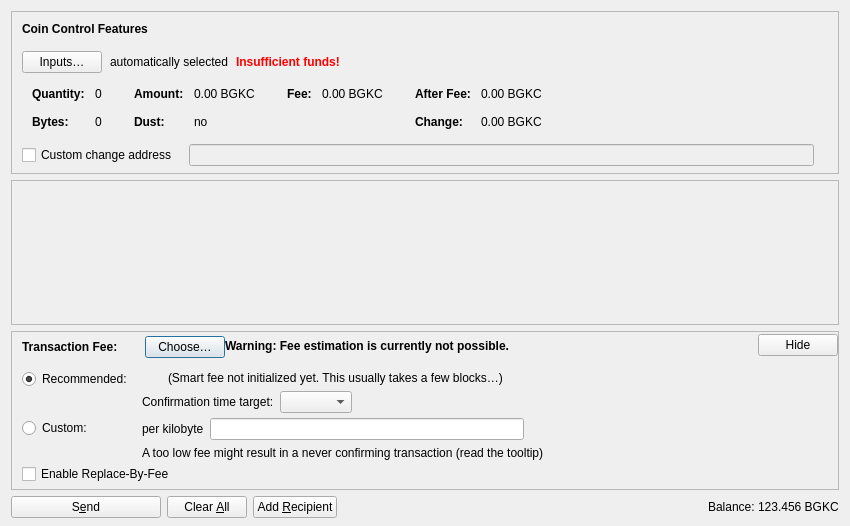
<?xml version="1.0" encoding="UTF-8"?>
<ui version="4.0">
 <class>SendCoinsDialog</class>
 <widget class="QDialog" name="SendCoinsDialog">
  <property name="geometry">
   <rect>
    <x>0</x>
    <y>0</y>
    <width>850</width>
    <height>526</height>
   </rect>
  </property>
  <property name="windowTitle">
   <string>Send Coins</string>
  </property>
  <layout class="QVBoxLayout" name="verticalLayout" stretch="0,1,0,0">
   <property name="bottomMargin">
    <number>8</number>
   </property>
   <item>
    <widget class="QFrame" name="frameCoinControl">
     <property name="sizePolicy">
      <sizepolicy hsizetype="Expanding" vsizetype="Expanding">
       <horstretch>0</horstretch>
       <verstretch>0</verstretch>
      </sizepolicy>
     </property>
     <property name="maximumSize">
      <size>
       <width>16777215</width>
       <height>16777215</height>
      </size>
     </property>
     <property name="frameShape">
      <enum>QFrame::StyledPanel</enum>
     </property>
     <property name="frameShadow">
      <enum>QFrame::Sunken</enum>
     </property>
     <layout class="QVBoxLayout" name="verticalLayoutCoinControl2">
      <property name="spacing">
       <number>0</number>
      </property>
      <property name="leftMargin">
       <number>0</number>
      </property>
      <property name="topMargin">
       <number>0</number>
      </property>
      <property name="rightMargin">
       <number>0</number>
      </property>
      <property name="bottomMargin">
       <number>6</number>
      </property>
      <item>
       <layout class="QVBoxLayout" name="verticalLayoutCoinControl" stretch="0,0,0,0,1">
        <property name="spacing">
         <number>0</number>
        </property>
        <property name="leftMargin">
         <number>10</number>
        </property>
        <property name="topMargin">
         <number>10</number>
        </property>
        <item>
         <layout class="QHBoxLayout" name="horizontalLayoutCoinControl1">
          <property name="bottomMargin">
           <number>15</number>
          </property>
          <item>
           <widget class="QLabel" name="labelCoinControlFeatures">
            <property name="sizePolicy">
             <sizepolicy hsizetype="Preferred" vsizetype="Maximum">
              <horstretch>0</horstretch>
              <verstretch>0</verstretch>
             </sizepolicy>
            </property>
            <property name="font">
             <font>
              <weight>75</weight>
              <bold>true</bold>
             </font>
            </property>
            <property name="styleSheet">
             <string notr="true">font-weight:bold;</string>
            </property>
            <property name="text">
             <string>Coin Control Features</string>
            </property>
           </widget>
          </item>
         </layout>
        </item>
        <item>
         <layout class="QHBoxLayout" name="horizontalLayoutCoinControl2" stretch="0,0,0,0">
          <property name="spacing">
           <number>8</number>
          </property>
          <property name="bottomMargin">
           <number>10</number>
          </property>
          <item>
           <widget class="QPushButton" name="pushButtonCoinControl">
            <property name="styleSheet">
             <string notr="true"/>
            </property>
            <property name="text">
             <string>Inputs…</string>
            </property>
            <property name="autoDefault">
             <bool>false</bool>
            </property>
           </widget>
          </item>
          <item>
           <widget class="QLabel" name="labelCoinControlAutomaticallySelected">
            <property name="text">
             <string>automatically selected</string>
            </property>
            <property name="margin">
             <number>5</number>
            </property>
           </widget>
          </item>
          <item>
           <widget class="QLabel" name="labelCoinControlInsuffFunds">
            <property name="font">
             <font>
              <weight>75</weight>
              <bold>true</bold>
             </font>
            </property>
            <property name="styleSheet">
             <string notr="true">color:red;font-weight:bold;</string>
            </property>
            <property name="text">
             <string>Insufficient funds!</string>
            </property>
            <property name="margin">
             <number>5</number>
            </property>
           </widget>
          </item>
          <item>
           <spacer name="horizontalSpacerCoinControl">
            <property name="orientation">
             <enum>Qt::Horizontal</enum>
            </property>
            <property name="sizeHint" stdset="0">
             <size>
              <width>40</width>
              <height>1</height>
             </size>
            </property>
           </spacer>
          </item>
         </layout>
        </item>
        <item>
         <widget class="QWidget" name="widgetCoinControl" native="true">
          <property name="sizePolicy">
           <sizepolicy hsizetype="Preferred" vsizetype="Preferred">
            <horstretch>0</horstretch>
            <verstretch>0</verstretch>
           </sizepolicy>
          </property>
          <property name="minimumSize">
           <size>
            <width>0</width>
            <height>0</height>
           </size>
          </property>
          <property name="styleSheet">
           <string notr="true"/>
          </property>
          <layout class="QHBoxLayout" name="horizontalLayoutCoinControl5">
           <property name="leftMargin">
            <number>0</number>
           </property>
           <property name="topMargin">
            <number>0</number>
           </property>
           <property name="rightMargin">
            <number>0</number>
           </property>
           <property name="bottomMargin">
            <number>0</number>
           </property>
           <item>
            <layout class="QHBoxLayout" name="horizontalLayoutCoinControl3" stretch="0,0,0,1">
             <property name="spacing">
              <number>20</number>
             </property>
             <property name="topMargin">
              <number>0</number>
             </property>
             <property name="bottomMargin">
              <number>10</number>
             </property>
             <item>
              <layout class="QFormLayout" name="formLayoutCoinControl1">
               <property name="horizontalSpacing">
                <number>10</number>
               </property>
               <property name="verticalSpacing">
                <number>14</number>
               </property>
               <property name="leftMargin">
                <number>10</number>
               </property>
               <property name="topMargin">
                <number>4</number>
               </property>
               <property name="rightMargin">
                <number>6</number>
               </property>
               <item row="0" column="0">
                <widget class="QLabel" name="labelCoinControlQuantityText">
                 <property name="font">
                  <font>
                   <weight>75</weight>
                   <bold>true</bold>
                  </font>
                 </property>
                 <property name="text">
                  <string>Quantity:</string>
                 </property>
                 <property name="margin">
                  <number>0</number>
                 </property>
                </widget>
               </item>
               <item row="0" column="1">
                <widget class="QLabel" name="labelCoinControlQuantity">
                 <property name="cursor">
                  <cursorShape>IBeamCursor</cursorShape>
                 </property>
                 <property name="contextMenuPolicy">
                  <enum>Qt::ActionsContextMenu</enum>
                 </property>
                 <property name="text">
                  <string notr="true">0</string>
                 </property>
                 <property name="margin">
                  <number>0</number>
                 </property>
                 <property name="textInteractionFlags">
                  <set>Qt::LinksAccessibleByMouse|Qt::TextSelectableByKeyboard|Qt::TextSelectableByMouse</set>
                 </property>
                </widget>
               </item>
               <item row="1" column="0">
                <widget class="QLabel" name="labelCoinControlBytesText">
                 <property name="font">
                  <font>
                   <weight>75</weight>
                   <bold>true</bold>
                  </font>
                 </property>
                 <property name="text">
                  <string>Bytes:</string>
                 </property>
                </widget>
               </item>
               <item row="1" column="1">
                <widget class="QLabel" name="labelCoinControlBytes">
                 <property name="cursor">
                  <cursorShape>IBeamCursor</cursorShape>
                 </property>
                 <property name="contextMenuPolicy">
                  <enum>Qt::ActionsContextMenu</enum>
                 </property>
                 <property name="text">
                  <string notr="true">0</string>
                 </property>
                 <property name="textInteractionFlags">
                  <set>Qt::LinksAccessibleByMouse|Qt::TextSelectableByKeyboard|Qt::TextSelectableByMouse</set>
                 </property>
                </widget>
               </item>
              </layout>
             </item>
             <item>
              <layout class="QFormLayout" name="formLayoutCoinControl2">
               <property name="horizontalSpacing">
                <number>10</number>
               </property>
               <property name="verticalSpacing">
                <number>14</number>
               </property>
               <property name="leftMargin">
                <number>6</number>
               </property>
               <property name="topMargin">
                <number>4</number>
               </property>
               <property name="rightMargin">
                <number>6</number>
               </property>
               <item row="0" column="0">
                <widget class="QLabel" name="labelCoinControlAmountText">
                 <property name="font">
                  <font>
                   <weight>75</weight>
                   <bold>true</bold>
                  </font>
                 </property>
                 <property name="text">
                  <string>Amount:</string>
                 </property>
                 <property name="margin">
                  <number>0</number>
                 </property>
                </widget>
               </item>
               <item row="0" column="1">
                <widget class="QLabel" name="labelCoinControlAmount">
                 <property name="cursor">
                  <cursorShape>IBeamCursor</cursorShape>
                 </property>
                 <property name="contextMenuPolicy">
                  <enum>Qt::ActionsContextMenu</enum>
                 </property>
                 <property name="text">
                  <string notr="true">0.00 BGKC</string>
                 </property>
                 <property name="textInteractionFlags">
                  <set>Qt::LinksAccessibleByMouse|Qt::TextSelectableByKeyboard|Qt::TextSelectableByMouse</set>
                 </property>
                </widget>
               </item>
               <item row="1" column="0">
                <widget class="QLabel" name="labelCoinControlLowOutputText">
                 <property name="font">
                  <font>
                   <weight>75</weight>
                   <bold>true</bold>
                  </font>
                 </property>
                 <property name="text">
                  <string>Dust:</string>
                 </property>
                </widget>
               </item>
               <item row="1" column="1">
                <widget class="QLabel" name="labelCoinControlLowOutput">
                 <property name="cursor">
                  <cursorShape>IBeamCursor</cursorShape>
                 </property>
                 <property name="contextMenuPolicy">
                  <enum>Qt::ActionsContextMenu</enum>
                 </property>
                 <property name="text">
                  <string notr="true">no</string>
                 </property>
                 <property name="textInteractionFlags">
                  <set>Qt::LinksAccessibleByMouse|Qt::TextSelectableByKeyboard|Qt::TextSelectableByMouse</set>
                 </property>
                </widget>
               </item>
              </layout>
             </item>
             <item>
              <layout class="QFormLayout" name="formLayoutCoinControl3">
               <property name="horizontalSpacing">
                <number>10</number>
               </property>
               <property name="verticalSpacing">
                <number>14</number>
               </property>
               <property name="leftMargin">
                <number>6</number>
               </property>
               <property name="topMargin">
                <number>4</number>
               </property>
               <property name="rightMargin">
                <number>6</number>
               </property>
               <item row="0" column="0">
                <widget class="QLabel" name="labelCoinControlFeeText">
                 <property name="font">
                  <font>
                   <weight>75</weight>
                   <bold>true</bold>
                  </font>
                 </property>
                 <property name="text">
                  <string>Fee:</string>
                 </property>
                 <property name="margin">
                  <number>0</number>
                 </property>
                </widget>
               </item>
               <item row="0" column="1">
                <widget class="QLabel" name="labelCoinControlFee">
                 <property name="cursor">
                  <cursorShape>IBeamCursor</cursorShape>
                 </property>
                 <property name="contextMenuPolicy">
                  <enum>Qt::ActionsContextMenu</enum>
                 </property>
                 <property name="text">
                  <string notr="true">0.00 BGKC</string>
                 </property>
                 <property name="textInteractionFlags">
                  <set>Qt::LinksAccessibleByMouse|Qt::TextSelectableByKeyboard|Qt::TextSelectableByMouse</set>
                 </property>
                </widget>
               </item>
              </layout>
             </item>
             <item>
              <layout class="QFormLayout" name="formLayoutCoinControl4">
               <property name="horizontalSpacing">
                <number>10</number>
               </property>
               <property name="verticalSpacing">
                <number>14</number>
               </property>
               <property name="leftMargin">
                <number>6</number>
               </property>
               <property name="topMargin">
                <number>4</number>
               </property>
               <property name="rightMargin">
                <number>6</number>
               </property>
               <item row="0" column="0">
                <widget class="QLabel" name="labelCoinControlAfterFeeText">
                 <property name="font">
                  <font>
                   <weight>75</weight>
                   <bold>true</bold>
                  </font>
                 </property>
                 <property name="text">
                  <string>After Fee:</string>
                 </property>
                 <property name="margin">
                  <number>0</number>
                 </property>
                </widget>
               </item>
               <item row="0" column="1">
                <widget class="QLabel" name="labelCoinControlAfterFee">
                 <property name="cursor">
                  <cursorShape>IBeamCursor</cursorShape>
                 </property>
                 <property name="contextMenuPolicy">
                  <enum>Qt::ActionsContextMenu</enum>
                 </property>
                 <property name="text">
                  <string notr="true">0.00 BGKC</string>
                 </property>
                 <property name="textInteractionFlags">
                  <set>Qt::LinksAccessibleByMouse|Qt::TextSelectableByKeyboard|Qt::TextSelectableByMouse</set>
                 </property>
                </widget>
               </item>
               <item row="1" column="0">
                <widget class="QLabel" name="labelCoinControlChangeText">
                 <property name="font">
                  <font>
                   <weight>75</weight>
                   <bold>true</bold>
                  </font>
                 </property>
                 <property name="text">
                  <string>Change:</string>
                 </property>
                </widget>
               </item>
               <item row="1" column="1">
                <widget class="QLabel" name="labelCoinControlChange">
                 <property name="cursor">
                  <cursorShape>IBeamCursor</cursorShape>
                 </property>
                 <property name="contextMenuPolicy">
                  <enum>Qt::ActionsContextMenu</enum>
                 </property>
                 <property name="text">
                  <string notr="true">0.00 BGKC</string>
                 </property>
                 <property name="textInteractionFlags">
                  <set>Qt::LinksAccessibleByMouse|Qt::TextSelectableByKeyboard|Qt::TextSelectableByMouse</set>
                 </property>
                </widget>
               </item>
              </layout>
             </item>
            </layout>
           </item>
          </layout>
         </widget>
        </item>
        <item>
         <layout class="QHBoxLayout" name="horizontalLayoutCoinControl4" stretch="0,0,0">
          <property name="spacing">
           <number>12</number>
          </property>
          <property name="sizeConstraint">
           <enum>QLayout::SetDefaultConstraint</enum>
          </property>
          <property name="topMargin">
           <number>5</number>
          </property>
          <property name="rightMargin">
           <number>5</number>
          </property>
          <item>
           <widget class="QCheckBox" name="checkBoxCoinControlChange">
            <property name="toolTip">
             <string>If this is activated, but the change address is empty or invalid, change will be sent to a newly generated address.</string>
            </property>
            <property name="text">
             <string>Custom change address</string>
            </property>
           </widget>
          </item>
          <item>
           <widget class="QValidatedLineEdit" name="lineEditCoinControlChange">
            <property name="enabled">
             <bool>false</bool>
            </property>
            <property name="sizePolicy">
             <sizepolicy hsizetype="Expanding" vsizetype="Fixed">
              <horstretch>0</horstretch>
              <verstretch>0</verstretch>
             </sizepolicy>
            </property>
           </widget>
          </item>
          <item>
           <widget class="QLabel" name="labelCoinControlChangeLabel">
            <property name="sizePolicy">
             <sizepolicy hsizetype="Preferred" vsizetype="Expanding">
              <horstretch>0</horstretch>
              <verstretch>0</verstretch>
             </sizepolicy>
            </property>
            <property name="minimumSize">
             <size>
              <width>0</width>
              <height>0</height>
             </size>
            </property>
            <property name="text">
             <string/>
            </property>
            <property name="margin">
             <number>3</number>
            </property>
           </widget>
          </item>
         </layout>
        </item>
        <item>
         <spacer name="verticalSpacerCoinControl">
          <property name="orientation">
           <enum>Qt::Vertical</enum>
          </property>
          <property name="sizeHint" stdset="0">
           <size>
            <width>800</width>
            <height>1</height>
           </size>
          </property>
         </spacer>
        </item>
       </layout>
      </item>
     </layout>
    </widget>
   </item>
   <item>
    <widget class="QScrollArea" name="scrollArea">
     <property name="widgetResizable">
      <bool>true</bool>
     </property>
     <widget class="QWidget" name="scrollAreaWidgetContents">
      <property name="geometry">
       <rect>
        <x>0</x>
        <y>0</y>
        <width>830</width>
        <height>104</height>
       </rect>
      </property>
      <layout class="QVBoxLayout" name="verticalLayout_2" stretch="0,1">
       <property name="leftMargin">
        <number>0</number>
       </property>
       <property name="topMargin">
        <number>0</number>
       </property>
       <property name="rightMargin">
        <number>0</number>
       </property>
       <property name="bottomMargin">
        <number>0</number>
       </property>
       <item>
        <layout class="QVBoxLayout" name="entries">
         <property name="spacing">
          <number>6</number>
         </property>
        </layout>
       </item>
       <item>
        <spacer name="verticalSpacer">
         <property name="orientation">
          <enum>Qt::Vertical</enum>
         </property>
         <property name="sizeHint" stdset="0">
          <size>
           <width>20</width>
           <height>40</height>
          </size>
         </property>
        </spacer>
       </item>
      </layout>
     </widget>
    </widget>
   </item>
   <item>
    <widget class="QFrame" name="frameFee">
     <property name="sizePolicy">
      <sizepolicy hsizetype="Expanding" vsizetype="Expanding">
       <horstretch>0</horstretch>
       <verstretch>0</verstretch>
      </sizepolicy>
     </property>
     <property name="maximumSize">
      <size>
       <width>16777215</width>
       <height>16777215</height>
      </size>
     </property>
     <property name="frameShape">
      <enum>QFrame::StyledPanel</enum>
     </property>
     <property name="frameShadow">
      <enum>QFrame::Sunken</enum>
     </property>
     <layout class="QVBoxLayout" name="verticalLayoutFee1">
      <property name="spacing">
       <number>0</number>
      </property>
      <property name="leftMargin">
       <number>0</number>
      </property>
      <property name="topMargin">
       <number>0</number>
      </property>
      <property name="rightMargin">
       <number>0</number>
      </property>
      <property name="bottomMargin">
       <number>0</number>
      </property>
      <item>
       <layout class="QVBoxLayout" name="verticalLayoutFee2" stretch="0,0,0">
        <property name="spacing">
         <number>0</number>
        </property>
        <property name="leftMargin">
         <number>10</number>
        </property>
        <property name="topMargin">
         <number>0</number>
        </property>
        <item>
         <layout class="QHBoxLayout" name="horizontalLayoutFee1">
          <property name="bottomMargin">
           <number>0</number>
          </property>
          <item>
           <layout class="QVBoxLayout" name="verticalLayoutFee7">
            <property name="spacing">
             <number>0</number>
            </property>
            <item>
             <spacer name="verticalSpacerSmartFee">
              <property name="orientation">
               <enum>Qt::Vertical</enum>
              </property>
              <property name="sizeType">
               <enum>QSizePolicy::Fixed</enum>
              </property>
              <property name="sizeHint" stdset="0">
               <size>
                <width>1</width>
                <height>4</height>
               </size>
              </property>
             </spacer>
            </item>
            <item>
             <layout class="QHBoxLayout" name="horizontalLayoutSmartFee">
              <property name="spacing">
               <number>10</number>
              </property>
              <item>
               <widget class="QLabel" name="labelFeeHeadline">
                <property name="sizePolicy">
                 <sizepolicy hsizetype="Preferred" vsizetype="Maximum">
                  <horstretch>0</horstretch>
                  <verstretch>0</verstretch>
                 </sizepolicy>
                </property>
                <property name="font">
                 <font>
                  <weight>75</weight>
                  <bold>true</bold>
                 </font>
                </property>
                <property name="styleSheet">
                 <string notr="true">font-weight:bold;</string>
                </property>
                <property name="text">
                 <string>Transaction Fee:</string>
                </property>
               </widget>
              </item>
              <item>
               <widget class="QLabel" name="labelFeeMinimized">
                <property name="text">
                 <string/>
                </property>
               </widget>
              </item>
              <item>
               <widget class="QPushButton" name="buttonChooseFee">
                <property name="text">
                 <string>Choose…</string>
                </property>
               </widget>
              </item>
             </layout>
            </item>
            <item>
             <spacer name="verticalSpacer_5">
              <property name="orientation">
               <enum>Qt::Vertical</enum>
              </property>
              <property name="sizeHint" stdset="0">
               <size>
                <width>1</width>
                <height>1</height>
               </size>
              </property>
             </spacer>
            </item>
           </layout>
          </item>
          <item>
           <widget class="QLabel" name="fallbackFeeWarningLabel">
            <property name="toolTip">
             <string>Using the fallbackfee can result in sending a transaction that will take several hours or days (or never) to confirm. Consider choosing your fee manually or wait until you have validated the complete chain.</string>
            </property>
            <property name="font">
            <font>
                <weight>75</weight>
                <bold>true</bold>
            </font>
            </property>
            <property name="text">
             <string>Warning: Fee estimation is currently not possible.</string>
            </property>
            <property name="wordWrap">
             <bool>false</bool>
            </property>
           </widget>
          </item>
          <item>
           <spacer name="horizontalSpacer_4">
            <property name="orientation">
             <enum>Qt::Horizontal</enum>
            </property>
            <property name="sizeType">
             <enum>QSizePolicy::MinimumExpanding</enum>
            </property>
            <property name="sizeHint" stdset="0">
             <size>
              <width>40</width>
              <height>20</height>
             </size>
            </property>
           </spacer>
          </item>
          <item>
           <widget class="QPushButton" name="buttonMinimizeFee">
            <property name="toolTip">
             <string>Hide transaction fee settings</string>
            </property>
            <property name="text">
             <string>Hide</string>
            </property>
           </widget>
          </item>
         </layout>
        </item>
        <item>
         <widget class="QFrame" name="frameFeeSelection">
          <layout class="QVBoxLayout" name="verticalLayoutFee12">
           <property name="spacing">
            <number>0</number>
           </property>
           <property name="leftMargin">
            <number>0</number>
           </property>
           <property name="topMargin">
            <number>0</number>
           </property>
           <property name="rightMargin">
            <number>0</number>
           </property>
           <property name="bottomMargin">
            <number>0</number>
           </property>
           <item>
            <layout class="QGridLayout" name="gridLayoutFee">
             <property name="topMargin">
              <number>10</number>
             </property>
             <property name="bottomMargin">
              <number>4</number>
             </property>
             <property name="horizontalSpacing">
              <number>10</number>
             </property>
             <property name="verticalSpacing">
              <number>4</number>
             </property>
             <item row="1" column="1">
              <layout class="QVBoxLayout" name="verticalLayoutFee8">
               <property name="spacing">
                <number>6</number>
               </property>
               <item>
                <layout class="QHBoxLayout" name="horizontalLayoutFee13">
                 <item>
                  <widget class="QLabel" name="labelCustomPerKilobyte">
                   <property name="toolTip">
                    <string>Specify a custom fee per kB (1,000 bytes) of the transaction's virtual size.

Note:  Since the fee is calculated on a per-byte basis, a fee rate of "100 satoshis per kvB" for a transaction size of 500 virtual bytes (half of 1 kvB) would ultimately yield a fee of only 50 satoshis.</string>
                   </property>
                   <property name="text">
                    <string>per kilobyte</string>
                   </property>
                  </widget>
                 </item>
                 <item>
                  <widget class="BIGKEYCOINAmountField" name="customFee"/>
                 </item>
                 <item>
                  <spacer name="horizontalSpacer_6">
                   <property name="orientation">
                    <enum>Qt::Horizontal</enum>
                   </property>
                   <property name="sizeHint" stdset="0">
                    <size>
                     <width>1</width>
                     <height>1</height>
                    </size>
                   </property>
                  </spacer>
                 </item>
                </layout>
               </item>
               <item>
                <layout class="QHBoxLayout" name="horizontalLayoutFee8">
                 <item>
                  <widget class="QLabel" name="labelCustomFeeWarning">
                   <property name="enabled">
                    <bool>true</bool>
                   </property>
                   <property name="toolTip">
                    <string>When there is less transaction volume than space in the blocks, miners as well as relaying nodes may enforce a minimum fee. Paying only this minimum fee is just fine, but be aware that this can result in a never confirming transaction once there is more demand for bitcoin transactions than the network can process.</string>
                   </property>
                   <property name="text">
                    <string>A too low fee might result in a never confirming transaction (read the tooltip)</string>
                   </property>
                  </widget>
                 </item>
                 <item>
                  <spacer name="horizontalSpacer_2">
                   <property name="orientation">
                    <enum>Qt::Horizontal</enum>
                   </property>
                   <property name="sizeHint" stdset="0">
                    <size>
                     <width>1</width>
                     <height>1</height>
                    </size>
                   </property>
                  </spacer>
                 </item>
                </layout>
               </item>
              </layout>
             </item>
             <item row="0" column="0">
              <layout class="QVBoxLayout" name="verticalLayoutFee4" stretch="0,1">
               <item>
                <widget class="QRadioButton" name="radioSmartFee">
                 <property name="text">
                  <string>Recommended:</string>
                 </property>
                 <property name="checked">
                  <bool>true</bool>
                 </property>
                 <attribute name="buttonGroup">
                  <string notr="true">groupFee</string>
                 </attribute>
                </widget>
               </item>
               <item>
                <spacer name="verticalSpacer_2">
                 <property name="orientation">
                  <enum>Qt::Vertical</enum>
                 </property>
                 <property name="sizeHint" stdset="0">
                  <size>
                   <width>1</width>
                   <height>1</height>
                  </size>
                 </property>
                </spacer>
               </item>
              </layout>
             </item>
             <item row="1" column="0">
              <layout class="QVBoxLayout" name="verticalLayoutFee9" stretch="0,1">
               <item>
                <widget class="QRadioButton" name="radioCustomFee">
                 <property name="text">
                  <string>Custom:</string>
                 </property>
                 <attribute name="buttonGroup">
                  <string notr="true">groupFee</string>
                 </attribute>
                </widget>
               </item>
               <item>
                <spacer name="verticalSpacer_6">
                 <property name="orientation">
                  <enum>Qt::Vertical</enum>
                 </property>
                 <property name="sizeHint" stdset="0">
                  <size>
                   <width>1</width>
                   <height>1</height>
                  </size>
                 </property>
                </spacer>
               </item>
              </layout>
             </item>
             <item row="0" column="1">
              <layout class="QVBoxLayout" name="verticalLayoutFee3" stretch="0,0,1">
               <property name="spacing">
                <number>6</number>
               </property>
               <property name="topMargin">
                <number>2</number>
               </property>
               <item>
                <layout class="QHBoxLayout" name="horizontalLayoutFee12">
                 <item>
                  <widget class="QLabel" name="labelSmartFee">
                   <property name="text">
                    <string/>
                   </property>
                  </widget>
                 </item>
                 <item>
                  <widget class="QLabel" name="labelFeeEstimation">
                   <property name="text">
                    <string/>
                   </property>
                  </widget>
                 </item>
                 <item>
                  <widget class="QLabel" name="labelSmartFee2">
                   <property name="text">
                    <string>(Smart fee not initialized yet. This usually takes a few blocks…)</string>
                   </property>
                  </widget>
                 </item>
                 <item>
                  <spacer name="horizontalSpacer_5">
                   <property name="orientation">
                    <enum>Qt::Horizontal</enum>
                   </property>
                   <property name="sizeHint" stdset="0">
                    <size>
                     <width>1</width>
                     <height>1</height>
                    </size>
                   </property>
                  </spacer>
                 </item>
                </layout>
               </item>
               <item>
                <layout class="QHBoxLayout" name="horizontalLayoutFee9">
                 <item>
                  <layout class="QVBoxLayout" name="verticalLayoutFee6">
                   <item>
                    <widget class="QLabel" name="labelSmartFee3">
                     <property name="text">
                      <string>Confirmation time target:</string>
                     </property>
                    </widget>
                   </item>
                  </layout>
                 </item>
                 <item>
                  <layout class="QVBoxLayout" name="verticalLayoutFee5">
                   <property name="rightMargin">
                    <number>30</number>
                   </property>
                   <item>
                    <layout class="QHBoxLayout" name="horizontalLayoutConfTarget">
                     <property name="bottomMargin">
                      <number>0</number>
                     </property>
                     <item>
                      <widget class="QComboBox" name="confTargetSelector"/>
                     </item>
                     <item>
                      <spacer name="horizontalSpacerConfTarget">
                       <property name="orientation">
                        <enum>Qt::Horizontal</enum>
                       </property>
                       <property name="sizeHint" stdset="0">
                        <size>
                         <width>40</width>
                         <height>20</height>
                        </size>
                       </property>
                      </spacer>
                     </item>
                    </layout>
                   </item>
                  </layout>
                 </item>
                </layout>
               </item>
               <item>
                <spacer name="verticalSpacer_4">
                 <property name="orientation">
                  <enum>Qt::Vertical</enum>
                 </property>
                 <property name="sizeHint" stdset="0">
                  <size>
                   <width>1</width>
                   <height>1</height>
                  </size>
                 </property>
                </spacer>
               </item>
              </layout>
             </item>
            </layout>
           </item>
           <item>
            <widget class="QCheckBox" name="optInRBF">
             <property name="text">
              <string>Enable Replace-By-Fee</string>
             </property>
             <property name="toolTip">
              <string>With Replace-By-Fee (BIP-125) you can increase a transaction's fee after it is sent. Without this, a higher fee may be recommended to compensate for increased transaction delay risk.</string>
             </property>
            </widget>
           </item>
          </layout>
         </widget>
        </item>
        <item>
         <spacer name="verticalSpacerFee">
          <property name="orientation">
           <enum>Qt::Vertical</enum>
          </property>
          <property name="sizeHint" stdset="0">
           <size>
            <width>40</width>
            <height>5</height>
           </size>
          </property>
         </spacer>
        </item>
       </layout>
      </item>
     </layout>
    </widget>
   </item>
   <item>
    <layout class="QHBoxLayout" name="horizontalLayout">
     <item>
      <widget class="QPushButton" name="sendButton">
       <property name="minimumSize">
        <size>
         <width>150</width>
         <height>0</height>
        </size>
       </property>
       <property name="toolTip">
        <string>Confirm the send action</string>
       </property>
       <property name="text">
        <string>S&amp;end</string>
       </property>
       <property name="icon">
        <iconset resource="../bitcoin.qrc">
         <normaloff>:/icons/send</normaloff>:/icons/send</iconset>
       </property>
       <property name="autoDefault">
        <bool>false</bool>
       </property>
       <property name="default">
        <bool>false</bool>
       </property>
      </widget>
     </item>
     <item>
      <widget class="QPushButton" name="clearButton">
       <property name="sizePolicy">
        <sizepolicy hsizetype="Minimum" vsizetype="Fixed">
         <horstretch>0</horstretch>
         <verstretch>0</verstretch>
        </sizepolicy>
       </property>
       <property name="toolTip">
        <string>Clear all fields of the form.</string>
       </property>
       <property name="text">
        <string>Clear &amp;All</string>
       </property>
       <property name="icon">
        <iconset resource="../bitcoin.qrc">
         <normaloff>:/icons/remove</normaloff>:/icons/remove</iconset>
       </property>
       <property name="autoDefault">
        <bool>false</bool>
       </property>
      </widget>
     </item>
     <item>
      <widget class="QPushButton" name="addButton">
       <property name="toolTip">
        <string>Send to multiple recipients at once</string>
       </property>
       <property name="text">
        <string>Add &amp;Recipient</string>
       </property>
       <property name="icon">
        <iconset resource="../bitcoin.qrc">
         <normaloff>:/icons/add</normaloff>:/icons/add</iconset>
       </property>
       <property name="autoDefault">
        <bool>false</bool>
       </property>
      </widget>
     </item>
     <item>
      <spacer name="horizontalSpacer">
       <property name="orientation">
        <enum>Qt::Horizontal</enum>
       </property>
       <property name="sizeHint" stdset="0">
        <size>
         <width>40</width>
         <height>20</height>
        </size>
       </property>
      </spacer>
     </item>
     <item>
      <layout class="QHBoxLayout" name="horizontalLayout_2">
       <property name="spacing">
        <number>3</number>
       </property>
       <item>
        <widget class="QLabel" name="labelBalanceName">
         <property name="sizePolicy">
          <sizepolicy hsizetype="Preferred" vsizetype="Fixed">
           <horstretch>0</horstretch>
           <verstretch>0</verstretch>
          </sizepolicy>
         </property>
         <property name="text">
          <string>Balance:</string>
         </property>
        </widget>
       </item>
       <item>
        <widget class="QLabel" name="labelBalance">
         <property name="sizePolicy">
          <sizepolicy hsizetype="Preferred" vsizetype="Fixed">
           <horstretch>0</horstretch>
           <verstretch>0</verstretch>
          </sizepolicy>
         </property>
         <property name="cursor">
          <cursorShape>IBeamCursor</cursorShape>
         </property>
         <property name="text">
          <string notr="true">123.456 BGKC</string>
         </property>
         <property name="textInteractionFlags">
          <set>Qt::LinksAccessibleByMouse|Qt::TextSelectableByKeyboard|Qt::TextSelectableByMouse</set>
         </property>
        </widget>
       </item>
      </layout>
     </item>
    </layout>
   </item>
  </layout>
 </widget>
 <customwidgets>
  <customwidget>
   <class>QValidatedLineEdit</class>
   <extends>QLineEdit</extends>
   <header>qt/qvalidatedlineedit.h</header>
  </customwidget>
  <customwidget>
   <class>BIGKEYCOINAmountField</class>
   <extends>QLineEdit</extends>
   <header>qt/bitcoinamountfield.h</header>
   <container>1</container>
  </customwidget>
 </customwidgets>
 <resources>
  <include location="../bitcoin.qrc"/>
 </resources>
 <connections/>
 <buttongroups>
  <buttongroup name="groupFee"/>
 </buttongroups>
</ui>
